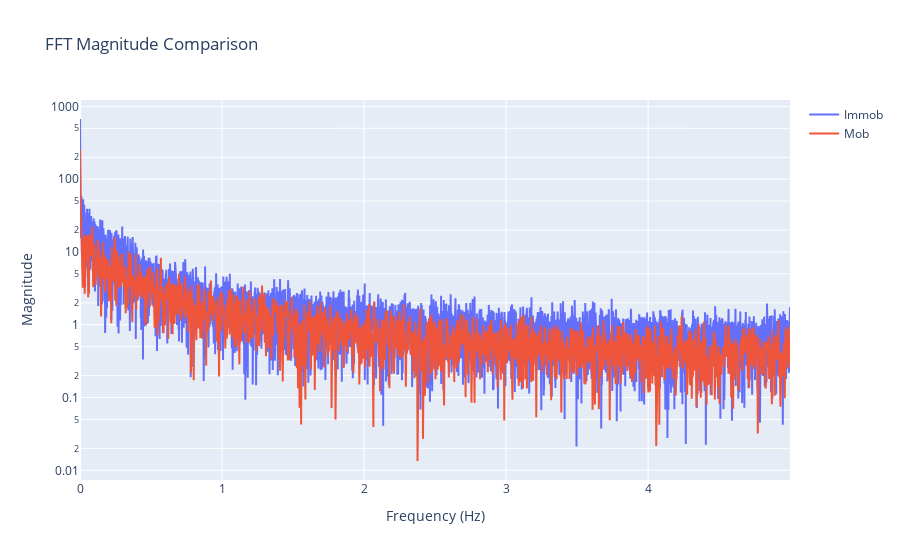

The code cell stored with this chart in its notebook:
### Code cell
fs = 10
t = np.linspace(0, 1, fs, endpoint=False)
immob_signal = raw_immob
mob_signal = raw_mob

immob_freq, immob_mag = ffa.calculate_fft(immob_signal, fs)
mob_freq, awake_mag = ffa.calculate_fft(mob_signal, fs)

plot_fft_comparison(immob_freq, immob_mag, mob_freq, awake_mag, "Immob", "Mob")

### Figure 1 — Plotly figure (JSON) as saved in the notebook; plotly's stock layout.template omitted (floating-point values rounded to 4 significant figures; data arrays with more than 128 entries replaced by an {"elided": "..."} marker saying what was removed)
{"data": [{"mode": "lines", "name": "Immob", "type": "scatter", "x": {"elided": "5029 float values"}, "y": {"elided": "5029 float values"}}, {"mode": "lines", "name": "Mob", "type": "scatter", "x": {"elided": "1818 float values"}, "y": {"elided": "1818 float values"}}], "layout": {"title": {"text": "FFT Magnitude Comparison"}, "xaxis": {"range": [0, 4.999], "title": {"text": "Frequency (Hz)"}}, "yaxis": {"title": {"text": "Magnitude"}, "type": "log"}}}
